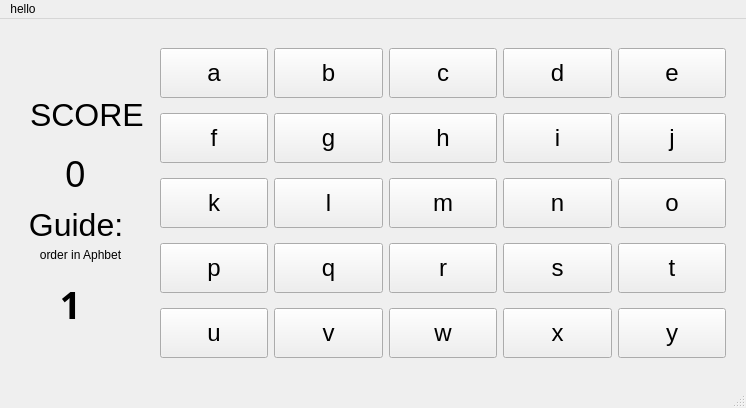
<?xml version="1.0" encoding="UTF-8"?>
<ui version="4.0">
 <class>MainWindow</class>
 <widget class="QMainWindow" name="MainWindow">
  <property name="geometry">
   <rect>
    <x>0</x>
    <y>0</y>
    <width>746</width>
    <height>408</height>
   </rect>
  </property>
  <property name="windowTitle">
   <string>DemoQtAPP</string>
  </property>
  <widget class="QWidget" name="centralwidget">
   <widget class="QWidget" name="gridLayoutWidget">
    <property name="geometry">
     <rect>
      <x>160</x>
      <y>20</y>
      <width>566</width>
      <height>332</height>
     </rect>
    </property>
    <layout class="QGridLayout" name="gridLayout" rowstretch="0,0,0,0,0">
     <item row="3" column="2">
      <widget class="QPushButton" name="btn_32">
       <property name="minimumSize">
        <size>
         <width>50</width>
         <height>50</height>
        </size>
       </property>
       <property name="font">
        <font>
         <pointsize>18</pointsize>
        </font>
       </property>
       <property name="text">
        <string>r</string>
       </property>
      </widget>
     </item>
     <item row="1" column="1">
      <widget class="QPushButton" name="btn_11">
       <property name="minimumSize">
        <size>
         <width>50</width>
         <height>50</height>
        </size>
       </property>
       <property name="font">
        <font>
         <pointsize>18</pointsize>
        </font>
       </property>
       <property name="text">
        <string>g</string>
       </property>
      </widget>
     </item>
     <item row="2" column="1">
      <widget class="QPushButton" name="btn_21">
       <property name="minimumSize">
        <size>
         <width>50</width>
         <height>50</height>
        </size>
       </property>
       <property name="font">
        <font>
         <pointsize>18</pointsize>
        </font>
       </property>
       <property name="text">
        <string>l</string>
       </property>
      </widget>
     </item>
     <item row="2" column="2">
      <widget class="QPushButton" name="btn_22">
       <property name="minimumSize">
        <size>
         <width>50</width>
         <height>50</height>
        </size>
       </property>
       <property name="font">
        <font>
         <pointsize>18</pointsize>
        </font>
       </property>
       <property name="autoFillBackground">
        <bool>false</bool>
       </property>
       <property name="text">
        <string>m</string>
       </property>
      </widget>
     </item>
     <item row="2" column="4">
      <widget class="QPushButton" name="btn_24">
       <property name="minimumSize">
        <size>
         <width>50</width>
         <height>50</height>
        </size>
       </property>
       <property name="font">
        <font>
         <pointsize>18</pointsize>
        </font>
       </property>
       <property name="text">
        <string>o</string>
       </property>
      </widget>
     </item>
     <item row="3" column="0">
      <widget class="QPushButton" name="btn_30">
       <property name="minimumSize">
        <size>
         <width>50</width>
         <height>50</height>
        </size>
       </property>
       <property name="font">
        <font>
         <pointsize>18</pointsize>
        </font>
       </property>
       <property name="text">
        <string>p</string>
       </property>
      </widget>
     </item>
     <item row="4" column="0">
      <widget class="QPushButton" name="btn_40">
       <property name="minimumSize">
        <size>
         <width>50</width>
         <height>50</height>
        </size>
       </property>
       <property name="font">
        <font>
         <pointsize>18</pointsize>
        </font>
       </property>
       <property name="text">
        <string>u</string>
       </property>
      </widget>
     </item>
     <item row="1" column="4">
      <widget class="QPushButton" name="btn_14">
       <property name="minimumSize">
        <size>
         <width>50</width>
         <height>50</height>
        </size>
       </property>
       <property name="font">
        <font>
         <pointsize>18</pointsize>
        </font>
       </property>
       <property name="text">
        <string>j</string>
       </property>
      </widget>
     </item>
     <item row="0" column="1">
      <widget class="QPushButton" name="btn_01">
       <property name="minimumSize">
        <size>
         <width>50</width>
         <height>50</height>
        </size>
       </property>
       <property name="font">
        <font>
         <pointsize>18</pointsize>
        </font>
       </property>
       <property name="text">
        <string>b</string>
       </property>
      </widget>
     </item>
     <item row="3" column="4">
      <widget class="QPushButton" name="btn_34">
       <property name="minimumSize">
        <size>
         <width>50</width>
         <height>50</height>
        </size>
       </property>
       <property name="font">
        <font>
         <pointsize>18</pointsize>
        </font>
       </property>
       <property name="text">
        <string>t</string>
       </property>
      </widget>
     </item>
     <item row="1" column="0">
      <widget class="QPushButton" name="btn_10">
       <property name="minimumSize">
        <size>
         <width>50</width>
         <height>50</height>
        </size>
       </property>
       <property name="font">
        <font>
         <pointsize>18</pointsize>
        </font>
       </property>
       <property name="text">
        <string>f</string>
       </property>
      </widget>
     </item>
     <item row="3" column="1">
      <widget class="QPushButton" name="btn_31">
       <property name="minimumSize">
        <size>
         <width>50</width>
         <height>50</height>
        </size>
       </property>
       <property name="font">
        <font>
         <pointsize>18</pointsize>
        </font>
       </property>
       <property name="text">
        <string>q</string>
       </property>
      </widget>
     </item>
     <item row="4" column="2">
      <widget class="QPushButton" name="btn_42">
       <property name="minimumSize">
        <size>
         <width>50</width>
         <height>50</height>
        </size>
       </property>
       <property name="font">
        <font>
         <pointsize>18</pointsize>
        </font>
       </property>
       <property name="text">
        <string>w</string>
       </property>
      </widget>
     </item>
     <item row="1" column="3">
      <widget class="QPushButton" name="btn_13">
       <property name="minimumSize">
        <size>
         <width>50</width>
         <height>50</height>
        </size>
       </property>
       <property name="font">
        <font>
         <pointsize>18</pointsize>
        </font>
       </property>
       <property name="text">
        <string>i</string>
       </property>
      </widget>
     </item>
     <item row="2" column="3">
      <widget class="QPushButton" name="btn_23">
       <property name="minimumSize">
        <size>
         <width>50</width>
         <height>50</height>
        </size>
       </property>
       <property name="font">
        <font>
         <pointsize>18</pointsize>
        </font>
       </property>
       <property name="text">
        <string>n</string>
       </property>
      </widget>
     </item>
     <item row="4" column="4">
      <widget class="QPushButton" name="btn_44">
       <property name="minimumSize">
        <size>
         <width>50</width>
         <height>50</height>
        </size>
       </property>
       <property name="font">
        <font>
         <pointsize>18</pointsize>
        </font>
       </property>
       <property name="text">
        <string>y</string>
       </property>
      </widget>
     </item>
     <item row="3" column="3">
      <widget class="QPushButton" name="btn_33">
       <property name="minimumSize">
        <size>
         <width>50</width>
         <height>50</height>
        </size>
       </property>
       <property name="font">
        <font>
         <pointsize>18</pointsize>
        </font>
       </property>
       <property name="text">
        <string>s</string>
       </property>
      </widget>
     </item>
     <item row="4" column="3">
      <widget class="QPushButton" name="btn_43">
       <property name="minimumSize">
        <size>
         <width>50</width>
         <height>50</height>
        </size>
       </property>
       <property name="font">
        <font>
         <pointsize>18</pointsize>
        </font>
       </property>
       <property name="text">
        <string>x</string>
       </property>
      </widget>
     </item>
     <item row="4" column="1">
      <widget class="QPushButton" name="btn_41">
       <property name="minimumSize">
        <size>
         <width>50</width>
         <height>50</height>
        </size>
       </property>
       <property name="font">
        <font>
         <pointsize>18</pointsize>
        </font>
       </property>
       <property name="text">
        <string>v</string>
       </property>
      </widget>
     </item>
     <item row="1" column="2">
      <widget class="QPushButton" name="btn_12">
       <property name="minimumSize">
        <size>
         <width>50</width>
         <height>50</height>
        </size>
       </property>
       <property name="font">
        <font>
         <pointsize>18</pointsize>
        </font>
       </property>
       <property name="text">
        <string>h</string>
       </property>
      </widget>
     </item>
     <item row="0" column="3">
      <widget class="QPushButton" name="btn_03">
       <property name="minimumSize">
        <size>
         <width>50</width>
         <height>50</height>
        </size>
       </property>
       <property name="font">
        <font>
         <pointsize>18</pointsize>
        </font>
       </property>
       <property name="text">
        <string>d</string>
       </property>
      </widget>
     </item>
     <item row="0" column="2">
      <widget class="QPushButton" name="btn_02">
       <property name="minimumSize">
        <size>
         <width>50</width>
         <height>50</height>
        </size>
       </property>
       <property name="font">
        <font>
         <pointsize>18</pointsize>
        </font>
       </property>
       <property name="text">
        <string>c</string>
       </property>
      </widget>
     </item>
     <item row="2" column="0">
      <widget class="QPushButton" name="btn_20">
       <property name="minimumSize">
        <size>
         <width>50</width>
         <height>50</height>
        </size>
       </property>
       <property name="font">
        <font>
         <pointsize>18</pointsize>
        </font>
       </property>
       <property name="text">
        <string>k</string>
       </property>
      </widget>
     </item>
     <item row="0" column="0">
      <widget class="QPushButton" name="btn_00">
       <property name="minimumSize">
        <size>
         <width>50</width>
         <height>50</height>
        </size>
       </property>
       <property name="font">
        <font>
         <pointsize>18</pointsize>
        </font>
       </property>
       <property name="text">
        <string>a</string>
       </property>
       <property name="autoDefault">
        <bool>true</bool>
       </property>
       <property name="default">
        <bool>false</bool>
       </property>
       <property name="flat">
        <bool>false</bool>
       </property>
      </widget>
     </item>
     <item row="0" column="4">
      <widget class="QPushButton" name="btn_04">
       <property name="minimumSize">
        <size>
         <width>50</width>
         <height>50</height>
        </size>
       </property>
       <property name="font">
        <font>
         <pointsize>18</pointsize>
        </font>
       </property>
       <property name="text">
        <string>e</string>
       </property>
      </widget>
     </item>
    </layout>
   </widget>
   <widget class="QLabel" name="lbl_1">
    <property name="geometry">
     <rect>
      <x>30</x>
      <y>50</y>
      <width>121</width>
      <height>91</height>
     </rect>
    </property>
    <property name="font">
     <font>
      <pointsize>24</pointsize>
     </font>
    </property>
    <property name="cursor">
     <cursorShape>ForbiddenCursor</cursorShape>
    </property>
    <property name="text">
     <string>SCORE</string>
    </property>
   </widget>
   <widget class="QLabel" name="lbl_score">
    <property name="geometry">
     <rect>
      <x>10</x>
      <y>120</y>
      <width>131</width>
      <height>71</height>
     </rect>
    </property>
    <property name="font">
     <font>
      <pointsize>27</pointsize>
     </font>
    </property>
    <property name="text">
     <string>0</string>
    </property>
    <property name="alignment">
     <set>Qt::AlignCenter</set>
    </property>
   </widget>
   <widget class="QLabel" name="lbl_com">
    <property name="geometry">
     <rect>
      <x>30</x>
      <y>260</y>
      <width>81</width>
      <height>41</height>
     </rect>
    </property>
    <property name="font">
     <font>
      <family>Ubuntu Condensed</family>
      <pointsize>28</pointsize>
      <weight>75</weight>
      <bold>true</bold>
     </font>
    </property>
    <property name="text">
     <string>&lt;html&gt;&lt;head/&gt;&lt;body&gt;&lt;p&gt;1&lt;/p&gt;&lt;/body&gt;&lt;/html&gt;</string>
    </property>
    <property name="alignment">
     <set>Qt::AlignCenter</set>
    </property>
   </widget>
   <widget class="QLabel" name="label">
    <property name="geometry">
     <rect>
      <x>10</x>
      <y>180</y>
      <width>141</width>
      <height>51</height>
     </rect>
    </property>
    <property name="font">
     <font>
      <pointsize>24</pointsize>
     </font>
    </property>
    <property name="frameShape">
     <enum>QFrame::NoFrame</enum>
    </property>
    <property name="lineWidth">
     <number>0</number>
    </property>
    <property name="text">
     <string>Guide: </string>
    </property>
    <property name="alignment">
     <set>Qt::AlignCenter</set>
    </property>
   </widget>
   <widget class="QLabel" name="lbl_guide">
    <property name="geometry">
     <rect>
      <x>20</x>
      <y>220</y>
      <width>121</width>
      <height>31</height>
     </rect>
    </property>
    <property name="text">
     <string>order in Aphbet</string>
    </property>
    <property name="alignment">
     <set>Qt::AlignCenter</set>
    </property>
   </widget>
  </widget>
  <widget class="QMenuBar" name="menubar">
   <property name="geometry">
    <rect>
     <x>0</x>
     <y>0</y>
     <width>746</width>
     <height>22</height>
    </rect>
   </property>
   <widget class="QMenu" name="menuhello">
    <property name="title">
     <string>hello</string>
    </property>
   </widget>
   <addaction name="menuhello"/>
  </widget>
  <widget class="QStatusBar" name="statusbar"/>
 </widget>
 <resources/>
 <connections/>
</ui>
